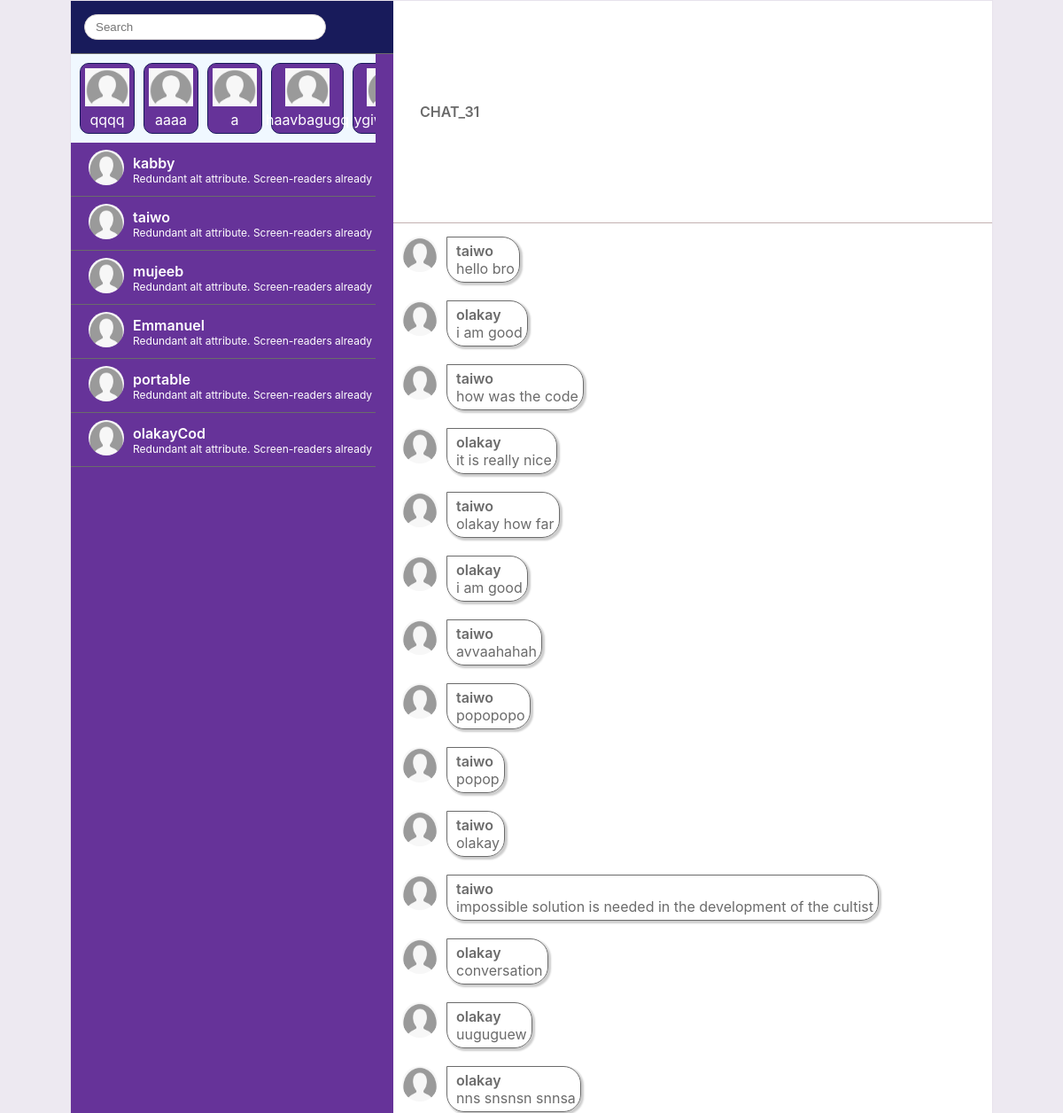
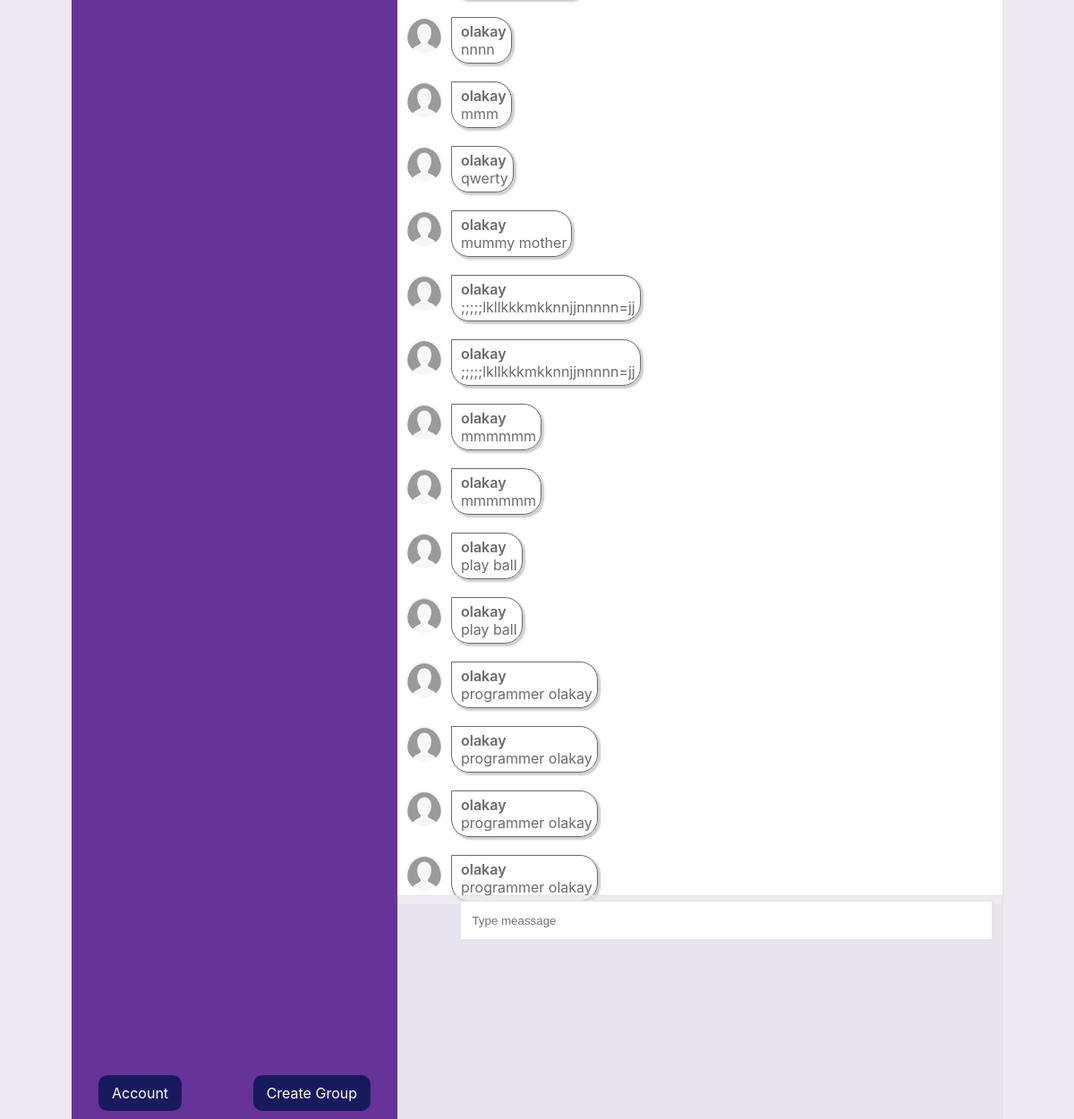
Page /chat/group/chat_31/ (signed in) on the earlier database version (2 pictures, top to bottom).
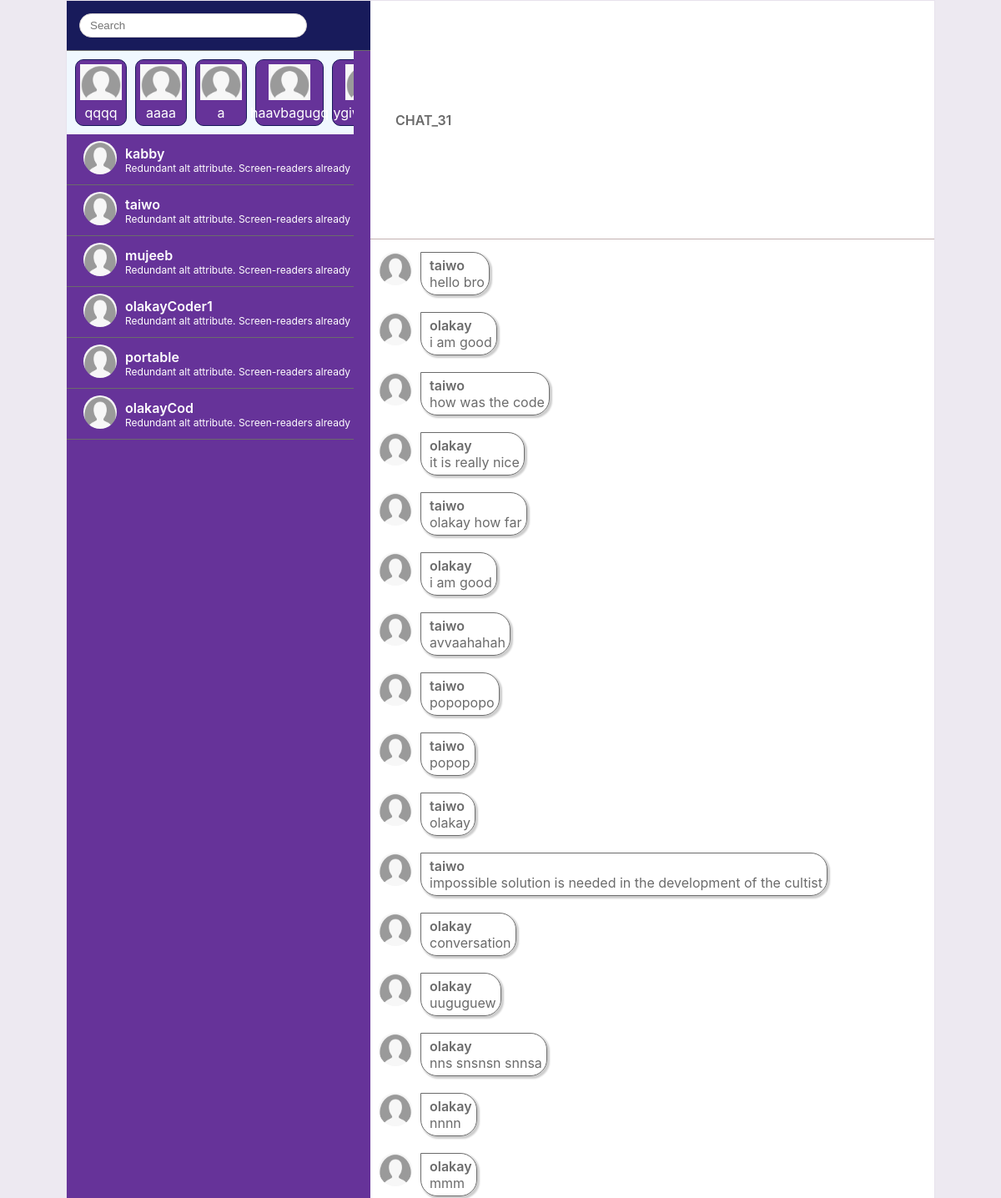
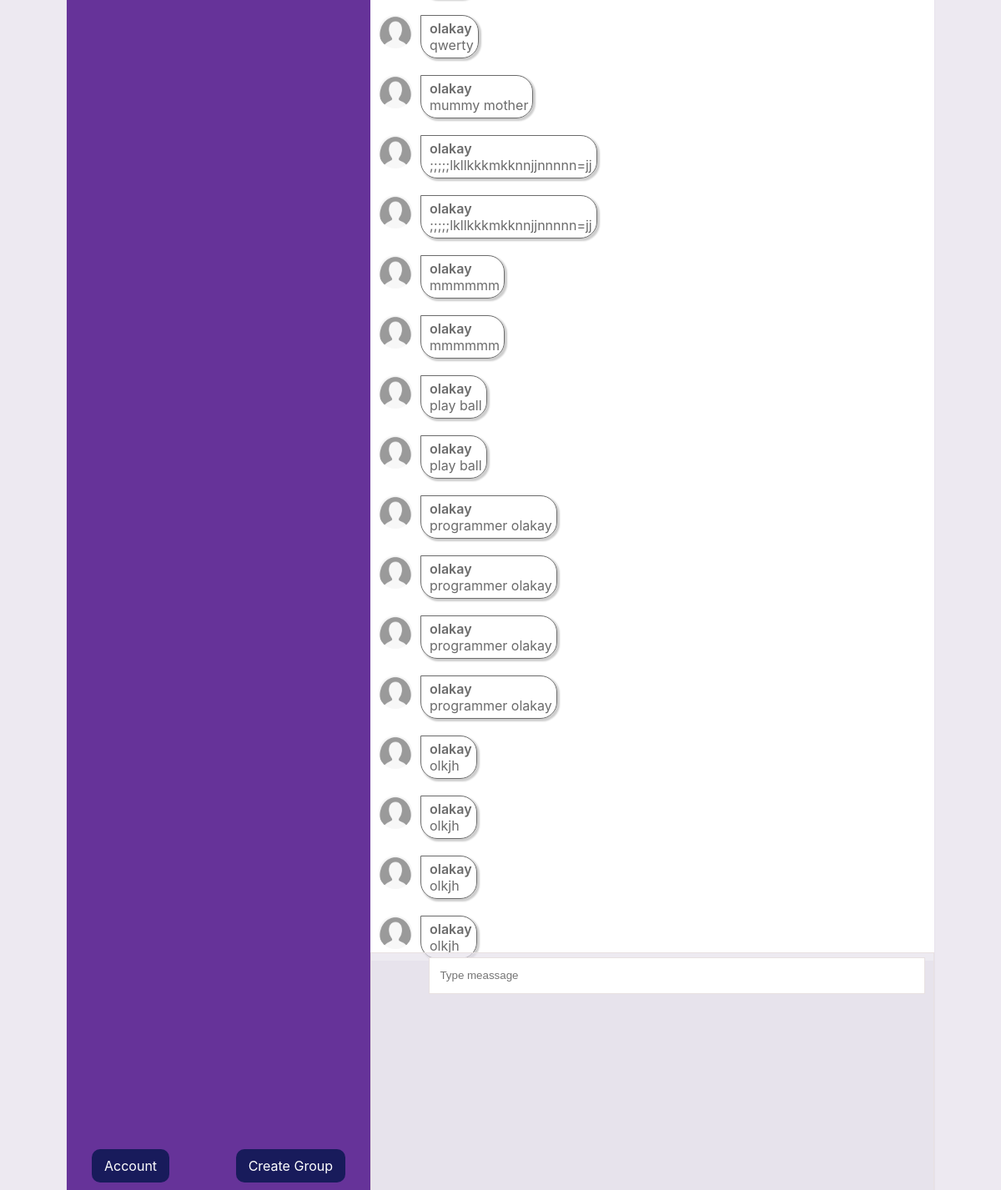
Same page on the later database version (2 pictures, top to bottom).
### chat/models.py (models this page shows, shortened)
class Threads(models.Model):
    CHAT_TYPE = [
        ('direct','direct'),
        ('group', 'group')
    ]
    name = models.CharField(max_length=100, unique=True)
    thread_type = models.CharField(max_length=200, choices=CHAT_TYPE )
    created_at = models.DateTimeField(auto_now_add=True)
    discription = models.TextField(blank=True, null=True)
    created_by = models.ForeignKey(settings.AUTH_USER_MODEL, on_delete=models.CASCADE, blank=True, null=True)
    slug = models.SlugField(null=True)

class CustomUser(AbstractUser):
    status = models.BooleanField(default=False)
    address = models.TextField(blank=True)
    profile_image = models.ImageField(default='image-default.png', upload_to='uploads')
    created_at = models.DateTimeField(auto_now_add=True)
    updated_at = models.DateTimeField(auto_now=True)

class Messages(models.Model):
    user_id = models.ForeignKey(settings.AUTH_USER_MODEL, on_delete=models.SET_NULL , null=True)
    thread_name = models.ForeignKey(Threads, on_delete=models.CASCADE)
    content = models.TextField()
    created_at = models.DateTimeField(auto_now_add=True)
    def __str__(self):
        return self.content

### chat/views.py (the view)
# urls.py: path('chat/group/<str:room_name>/', views.group_chat , name='group_chat'),
@login_required
def group_chat(request, room_name):
    name = room_name
    group_link = f'/chat/group/about/{room_name}/'
    try :
        thread= Threads.objects.get(name=name)
        past_messages = Messages.objects.filter(thread_name= thread.id)
    except :
        print('in exception block')
        Threads.objects.create(name=name, thread_type='group' , created_by=request.user)
        thread= Threads.objects.get(name=name)
        past_messages = Messages.objects.filter(thread_name= thread.id)
    groups = Threads.objects.filter(thread_type='group')
    users = CustomUser.objects.all().exclude(id=request.user.id)
    context={
        'room_name': room_name ,#setting room_name to actual room_name arg
        'username': request.user.username,
        'past_messages' : past_messages,
        'group_link': group_link,
        'groups': groups,
        'users': users
    }
    return render(request, 'chat/group_chat.html', context)

### chat/templates/chat/group_chat.html (shortened to what this page needs)
{% extends 'chat/general.html' %}
{% load static %}
    {% block content%}
    <div class="Display">
        <div class="TopDisplay">
            <h3>{{ room_name|upper }}</h3>
        </div>
        <div class="ChatLog" id="chat-me">
            {% if past_messages %}
            {% for message in past_messages %}
            <div class='MessageContainer'>
                <img src="{% static 'images/image-default.png' %}" alt='profile' />
                <div class='message'>
                    <strong class=''>{{ message.user_id.username }}</strong>
                    <p>{{ message }}</p>
                </div>
            </div>
            {% endfor %}
            {% endif %}
            <form class="MessageForm" id="text-form">
                <input type='text' placeholder="Type meassage" id="direct-message-input" required />
            </form>
        </div>
    </div>
{% endblock %}

### chat/templates/chat/general.html (shortened to what this page needs)
{% load static %}
<!DOCTYPE html>
<html lang="en">
<head>
    <link rel="stylesheet" href="{% static 'css/style.css' %}" >
</head>
<body>
    <div class="App">
        <div class="LeftSide">
            <div class="topLeft">
                <form class="Search">
                    <input type='text' placeholder="Search " />
                </form>
            </div>
            <ul class="users-list">
                <li class="group">
                    {% for group in groups reversed %}
                    <div class="group-item">
                        <a href="/chat/group/{{group.name}}" id="{{ user.id }}" >
                            <img src="{% static 'images/image-default.png'%}" alt='profile' width=50/>
                            <marquee scrolldirection="left">{{ group.name}} </marquee>
                        </a>
                    </div>
                    {% endfor %}
                </li>
                {% for user in users%}
                <li class='user-container'>
                    <a href="/chat/{{user.username}}" id="{{ user.id }}">
                        <img src="{% static 'images/image-default.png'%}" alt='profile' width=50/>
                    </a>
                    <a href="/chat/{{user.username}}" id="{{ user.id }}" >
                        <div>
                            <strong class="user-username">{{ user.username }}</strong>
                            <p>Redundant alt attribute. Screen-readers already announc Redundant alt attribute.</p>
                        </div>
                    </a>
                </li>
                {% endfor %}
            </ul>
            <div class="Settings"  style="cursor: pointer;">
                <a href="/account/profile/">
                    <span>Account</span>
                </a>
            </div>
            <div class='Add' id="createGroup" style="cursor: pointer;">
                <span>Create Group</span>
            </div>
        </div>
        {%  block content %}{% endblock%}
    </div>
</body>
</html>

### chat/static/css/style.css (style rules this page uses)
body { margin: 0; font-family: -apple-system, BlinkMacSystemFont, 'Segoe UI', 'Roboto', 'Oxygen', 'Ubuntu', 'Cantarell', 'Fira Sans', 'Droid Sans', 'Helvetica Neue', sans-serif; -webkit-font-smoothing: antialiased; -moz-osx-font-smoothing: grayscale; background-color: rgba(228, 223, 234, 0.659); }
h1,h2,h3,h4,h5,h6,p ,ul { margin: 0; }
ul { margin: 0; padding: 0; }
h3 { font-size: medium; font-weight: 800; line-height: normal; }
.App { display: flex; max-width: 1040px; margin: 0 auto; height: 100vh; border: 1px solid rgba(228, 223, 234, 0.659); }
.LeftSide { width: 35%; color: #fff; background-color: rebeccapurple; height: 100%; box-sizing: border-box; position: relative; }
.Search { width: 100%; height: 10%; box-sizing: border-box; padding: 15px; border-bottom: 1px solid #6b6b6b; background-color: #181b5b; }
.Search input { width: 80%; height: 25px; border-radius: 20px; border: 1px solid rgb(217, 211, 211); outline: none; text-indent: 10px; }
.user-container { width: 100%; display: flex; align-items: center; gap: 10px; padding: 8px 5px 8px 20px; box-sizing: border-box; border-bottom: 1px solid #6b6b6b; overflow: hidden; padding-right: 20px; }
.users-list .user-container a { text-decoration: none; color: #fff; }
.user-container img { width: 40px; height: 40px; border-radius: 50%; }
.user-container strong { font-size: medium; font-weight: 600; }
.user-container p { overflow: hidden; font-size: medium; font-size: 12px; white-space: nowrap; padding: 0 10px 0 0 ; }
.users-list { list-style-type: none; background-color: rebeccapurple; overflow-y: scroll; overscroll-behavior: contain; height:90%; padding-right: 20px; }
.users-list { -ms-overflow-style: none; scrollbar-width: none; }
.users-list .user-container { padding-right: 20px; }
.group { display: flex; gap: 10px; padding: 0 10px; background-color: aliceblue; height: 100px; align-items: center; overflow-x: auto; }
.group { -ms-overflow-style: none; scrollbar-width: none; }
.group .group-item { width: 80px; border: 1px solid #181b5b; background-color: rebeccapurple; border-radius: 10px; }
.group .group-item a { display: flex; flex-direction: column; background-color: green; background-color: rebeccapurple; align-items: center; border-radius: 10px; color: #fff; text-decoration: none; gap: 5px; padding: 5px; box-sizing: border-box; }
.Add { position: absolute; bottom: 10px; right: 30px; border-radius: 10px; background-color: #181b5b; display: flex; justify-content: space-between; gap: 30px; align-items: center; text-align: center; padding: 10px 15px; box-sizing: border-box; }
.Settings { position: absolute; bottom:10px; left: 30px; border-radius: 10px; background-color:#181b5b; display: flex; align-items: center; text-align: center; padding: 10px 15px; box-sizing: border-box; }
.Settings a { text-decoration: none; color: #fff; }
.Display { width: 65%; position: relative; }
.ChatLog { height: 80%; overflow-y: scroll; overscroll-behavior: contain; background-color: #fff; scrollbar-width: none; padding: 5px 0 ; }
.ChatLog { -ms-overflow-style: none; scrollbar-width: none; }
.MessageContainer { display: flex; gap: 10px; padding: 10px; }
.MessageContainer img { width: 40px; height: 40px; border-radius: 50%; }
.MessageContainer .message { border: 0.5px solid #6b6b6b; padding: 5px 5px 5px 10px; border-top-right-radius: 20px; border-bottom-left-radius: 20px; border-bottom-right-radius: 20px; box-shadow: 2px 2px 2px 1px rgba(0, 0, 0, 0.2); }
.MessageContainer .message strong { font-size: medium; font-weight: 600; color: #6b6b6b; }
.MessageContainer .message p { font-size: medium; line-height: 20px; font-weight: 400; color: #6b6b6b; }
.MessageForm { width: 100%; height: 10%; background-color: rgba(228, 223, 234, 0.659); border: 1px solid rgb(232, 225, 225); position: absolute; bottom: 0; padding: 5px 10px; box-sizing: border-box; }
.MessageForm input { width: 90%; height: 40px; text-indent: 10px; float: right; border: 1px solid rgb(232, 225, 225); outline: none; }
.TopDisplay { width: 100%; height: 10%; display: flex; align-items: center; padding-left: 30px; box-sizing: border-box; border-bottom: 1px solid rgb(195, 177, 177); background-color: #fff; }
.TopDisplay h3 { font-size: medium; font-weight: 600; color: #6b6b6b; }

Differences in the rows shown:
changed CustomUser: username "Emmanuel" → "olakayCoder1"
added Messages: user_id.username "olakay", content "olkjh"
added Messages: user_id.username "olakay", content "olkjh"
added Messages: user_id.username "olakay", content "olkjh"
added Messages: user_id.username "olakay", content "olkjh"
